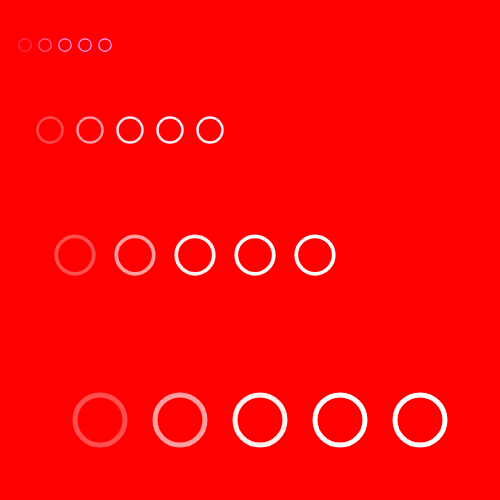
Frame 1 (no input)
Frame 2 (the mouse pressed at the canvas centre, redrawn once): identical to frame 1, image omitted

The p5.js sketch that drew this single still picture (run headless with seeded random() and noise() and a simulated clock; the mouse was pressed at the canvas centre and the sketch redrawn once):

// p5.js sketch
// ── sketch.js
// Review and Extend 
// Intro to iterating

function setup() {
  createCanvas(500, 500);
}

function draw() {
  background(255,0,0);

  //drawing01();
  //drawing02();
  //drawing03();
  //drawing04();
  drawing05(); 

  noLoop();

}


//My first for loop
function drawing01(){

  // draw a row of circles 
  // ellipse(100, height/2, 50); 
  // ellipse(150, height/2, 50);
  // ellipse(200, height/2, 50);
  // ellipse(250, height/2, 50);
  // ellipse(300, height/2, 50);

  //for loop - a piece of code that repeats until a condition is met. 

  // for( i = 0; i < 5; i++){
  //   console.log(i);
  //   ellipse(100 + (i*50), height/2, 100);
  // }

  // for (i=0; i<=5; i+=2){
  //   console.log(i);
  // }

  // for (i=10; i>0; i--){
  //   console.log(i); 
  // }

  const startingX = 100; 
  const s = 50; // size and space
  const space = 80; // space in between shapes

  for (i=0; i<5; i++){
    ellipse(startingX + (i*space), height/2, s);
  }
}

//My first nested for loop
function drawing02(){

  const startingX = 100; 
  const startingY = 100;
  const s = 50; // size
  const space = 80; // space in between shapes

  for (i=0; i<5; i++){
    for (j=0; j<5; j++){
      ellipse(startingX + (i*space), startingY + (j*space), s);
    }
  }

}

//Using conditionals to change color
function drawing03(){

  const startingX = 100; 
  const startingY = 100;
  const s = 50; // size
  const space = 80; // space in between shapes

  for (i=0; i<5; i++){
    for (j=0; j<5; j++){
      if (i<3 || j < 3){
        fill(255,255,0); //yellow
      } else{
        fill(255,255,255); //white
      }
      ellipse(startingX + (i * space), startingY + (j * space), s);
    }
  }

}


//% modulo (comparison operator)
// modulo outputs the difference between two numbers 

function drawing04(){

  const startingX = 100; 
  const startingY = 100;
  const s = 50; // size
  const space = 80; // space in between shapes

  for (i=0; i<5; i++){
    for (j=0; j<5; j++){
      if(
        i*2 == 0 || j%2 == 0) {
        fill(255,255,0); //yellow

      }else{
        fill(255);//yellow
      }
      ellipse(startingX + (i * space), startingY + (j * space), s);
    }
  }

}

//Starting to iterate
function drawing05(){

  noFill();
  //stroke(255); //white
  strokeWeight(5);

  const startingX = 100; 
  const startingY = 100;
  const s = 50; // size
  const space = 80; // space in between shapes

  for (i=0; i<5; i++){
    for (j=0; j<5; j++){
      stroke(255,(j+1)*80,255,(i+1)*80);
      //ellipse(startingX + (i*space), startingY + (j*space), s / (i+1));

      //try experimenting with transformations for more changes
      push();
      scale(j/4);
      ellipse(startingX + (i*space), startingY + (j*space), s);
      pop();
    }
  }

}
